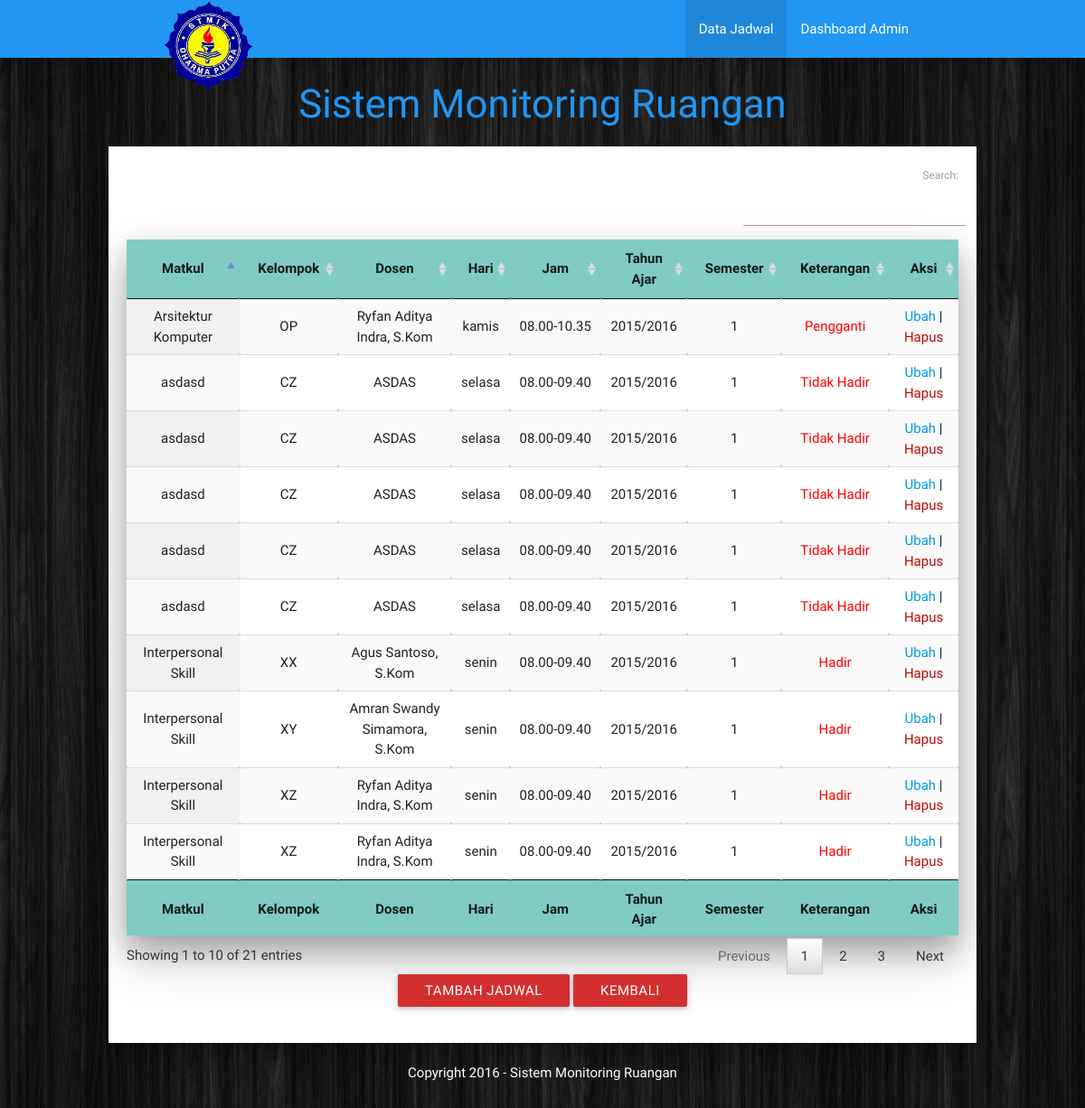
Screenshot of /jadwal.php (signed in) with the database file from the repository.
### tables this page shows
CREATE TABLE `jadwal` (
  `id_matkul` int(11) NOT NULL AUTO_INCREMENT,
  `kelompok` varchar(2) DEFAULT NULL,
  `dosen` varchar(50) DEFAULT NULL,
  `matkul` varchar(50) DEFAULT NULL,
  `ruang` varchar(2) DEFAULT NULL,
  `jam` varchar(10) DEFAULT NULL,
  `kelas` varchar(1) DEFAULT NULL,
  `thn_ajar` varchar(10) DEFAULT NULL,
  `semester` varchar(1) DEFAULT NULL,
  `keterangan` varchar(50) DEFAULT NULL,
  `hari` varchar(10) DEFAULT NULL,
  `selesai` varchar(10) DEFAULT NULL,
  PRIMARY KEY (`id_matkul`)
);

### jadwal.php (the view, shortened to what this page needs)
<!DOCTYPE html>
<head>
<link rel="stylesheet" href="css/style.css" type="text/css" />
<link rel="stylesheet" href="datatables/jquery.dataTables.min.css" type="text/css" />
<link rel="stylesheet" href="materialize/css/materialize.min.css" type="text/css" />
<link href="materialicon/icon.css" rel="stylesheet">
</head>
<body>
	<div class="navbar-fixed">
			<nav class="blue">
					<div class="nav-wrapper container">
							<a href="http://www.dharmaputra.ac.id/" class="brand-logo" target="_blank"><img src="images/stmikdharmaputra.png" alt="logo stmik" title="stmik dharma putra" width="100px" height="100px"/></a>
									<ul class="right hide-on-med-and-down">
											<li class="active"><a href="jadwal.php">Data Jadwal</a></li>
											<li><a href="dashboard.php">Dashboard Admin</a></li>
									</ul>
						</div>
			 </nav>
		</div>
			 <div style="margin:auto; padding:5px 0 5px; text-align:center">
				 <h3>Sistem Monitoring Ruangan</h3>
			 </div>
<div style="margin:auto">
	<div class="content z-depth-4">
	<table  class="highlight responsive-table bordered z-depth-4 display" id="jadwal">
		<thead>
			<tr>
				<th>Matkul</th>
				<th>Kelompok</th>
				<th>Dosen</th>
				<th>Hari</th>
				<th>Jam</th>
				<th>Tahun Ajar</th>
        <th>Semester</th>
        <th>Keterangan</th>
				<th>Aksi</th>
			</tr>
		</thead>
		<tfoot>
			<tr>
				<th>Matkul</th>
				<th>Kelompok</th>
				<th>Dosen</th>
				<th>Hari</th>
				<th>Jam</th>
				<th>Tahun Ajar</th>
				<th>Semester</th>
				<th>Keterangan</th>
				<th>Aksi</th>
			</tr>
		</tfoot>
		<tbody>
			<?php
			$query = mysql_query("select * from jadwal");
			while ($data = mysql_fetch_array($query)) {
			?>
			<tr>
				<td><?php echo $data['matkul'];?></td>
				<td><?php echo $data['kelompok']; ?></td>
				<td><?php echo $data['dosen']; ?></td>
				<td><?php echo $data['hari']; ?></td>
        <td><?php echo $data['jam']; ?>-<?php echo $data['selesai']; ?></td>
        <td><?php echo $data['thn_ajar']; ?></td>
        <td><?php echo $data['semester']; ?></td>
				<td><span style="color:red"><?php echo $data['keterangan']; ?></span></td>
				<td><a href="jadwaledit.php?id_matkul=<?php echo $data['id_matkul'];?>">Ubah</a> | <a href="jadwaldelete.php?id_matkul=<?php echo $data['id_matkul'];?>" class="delete" onclick="javascript: return confirm('Anda yakin hapus ?')">Hapus</a>
			</tr>
			<?php } ?>
		</tbody>
	</table>
<div class="row center">
							<button class="btn waves-effect red darken-2" type="button" Value="Kembali" Onclick="window.location.href='jadwaltambah.php'">Tambah Jadwal</button>
<button class="btn waves-effect red darken-2" type="button" Value="Kembali" Onclick="window.location.href='dashboard.php'">Kembali</button>
</div>
	</div>
</div><br>
	<div class="row center">
<span style="color:#ffffff">Copyright 2016 - Sistem Monitoring Ruangan</span>
    </div>
<div style="padding-bottom:50px;"></div>
</body>
</html>

### css/style.css (style rules this page uses)
body { margin:0 auto 0; background: #dfdfdf url(../images/background.jpg) no-repeat center center fixed; -webkit-background-size: cover; -moz-background-size: cover; -o-background-size: cover; background-size: cover; }
h3 { color: #2196f3; }
a.delete { color:#BC0B0B; text-decoration:none; }
.content { margin:auto; padding:20px; width:80%; background-color: #ffffff; }
table { background-color: #80cbc4; }
.right { float: right; }

### jadwal.php (style rules this page uses)
th,td { text-align:center; }

### rows the page displays
jadwal: matkul "Interpersonal Skill", kelompok "XX", dosen "Agus Santoso, S.Kom", hari "senin", jam "08.00", selesai "09.40", thn_ajar "2015/2016", semester "1", keterangan "Hadir"
jadwal: matkul "Interpersonal Skill", kelompok "XY", dosen "Amran Swandy Simamora, S.Kom", hari "senin", jam "08.00", selesai "09.40", thn_ajar "2015/2016", semester "1", keterangan "Hadir"
jadwal: matkul "asdasd", kelompok "CZ", dosen "ASDAS", hari "selasa", jam "08.00", selesai "09.40", thn_ajar "2015/2016", semester "1", keterangan "Tidak Hadir"
jadwal: matkul "Interpersonal Skill", kelompok "XZ", dosen "Ryfan Aditya Indra, S.Kom", hari "senin", jam "08.00", selesai "09.40", thn_ajar "2015/2016", semester "1", keterangan "Hadir"
jadwal: matkul "asdasd", kelompok "CZ", dosen "ASDAS", hari "selasa", jam "08.00", selesai "09.40", thn_ajar "2015/2016", semester "1", keterangan "Tidak Hadir"
jadwal: matkul "Interpersonal Skill", kelompok "XZ", dosen "Ryfan Aditya Indra, S.Kom", hari "senin", jam "08.00", selesai "09.40", thn_ajar "2015/2016", semester "1", keterangan "Hadir"
jadwal: matkul "asdasd", kelompok "CZ", dosen "ASDAS", hari "selasa", jam "08.00", selesai "09.40", thn_ajar "2015/2016", semester "1", keterangan "Tidak Hadir"
jadwal: matkul "asdasd", kelompok "CZ", dosen "ASDAS", hari "selasa", jam "08.00", selesai "09.40", thn_ajar "2015/2016", semester "1", keterangan "Tidak Hadir"
jadwal: matkul "asdasd", kelompok "CZ", dosen "ASDAS", hari "selasa", jam "08.00", selesai "09.40", thn_ajar "2015/2016", semester "1", keterangan "Tidak Hadir"
jadwal: matkul "Arsitektur Komputer", kelompok "OP", dosen "Ryfan Aditya Indra, S.Kom", hari "kamis", jam "08.00", selesai "10.35", thn_ajar "2015/2016", semester "1", keterangan "Pengganti"
